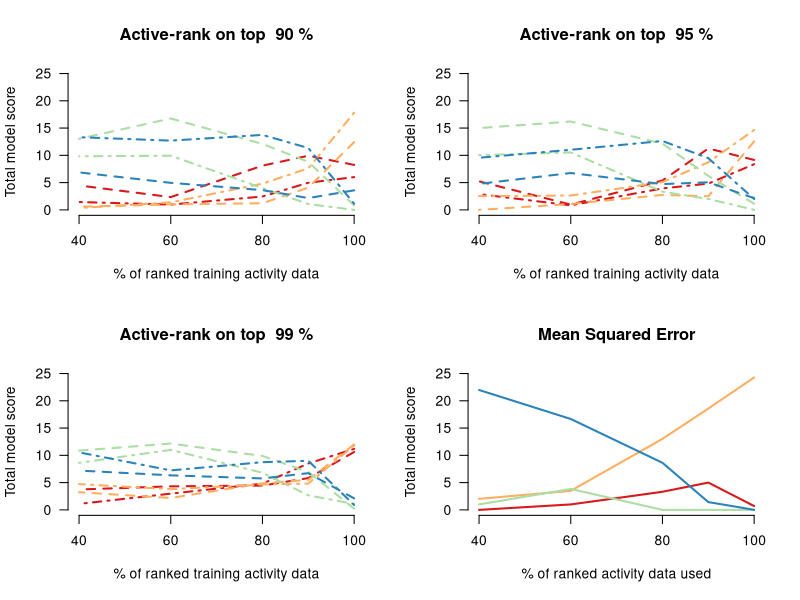

R code for this plot:
# With DL, uncomment next line
res = read.csv('models_final_dl/loss_summary.csv')
pdf('figures_dl/Overall_Results.pdf')

# No DL:
# res = read.csv('models_final/loss_summary.csv')
# pdf('figures/Overall_Results.pdf',width=(18.9/2.4))


DO_DL = TRUE

models = c('dl_l','rf','ridge','svr')
model_names=c('Deep Learning','Random Forests','Ridge Regression','Support Vector Machines')


library(RColorBrewer)
cols = brewer.pal(n = 4, name = 'Spectral')

frac_fits = as.character(c(1,0.9,0.8,0.6,0.4))
losses = c('mse','min','avg')
## Just going to plot with gamma == 0.99
gammas = as.character(c(90,95,99))
names(cols) = models
ys = array(dim = length(frac_fits))
names(ys) = frac_fits
up_ys = c(25,25,25); names(up_ys)=gammas
line_types = c(2,4)

par(mfrow=c(2,2),bty='n',las=1)
for(g in gammas){
  plot(NA,NA,xlim=c(0.4,1), ylim=c(0,up_ys[g]), main=paste('Active-rank on top ',g, '%'),
       xlab='% of ranked training activity data',ylab='Total model score',xaxt='n')
  axis(1,at=c(0.4,.6,.8,1), labels = 100*c(0.4,.6,.8,1))
  for (m in models){
    if(DO_DL | (!DO_DL & m != 'dl_l')){
      c = 1
      for(l in losses){
        if(l != 'mse'){
          for(f in frac_fits){
            ind = intersect(intersect(grep(l, res$losses), grep(g, res$losses)), grep(f, res$losses))
            ys[f] = res[ind,m]
          }
          lines(frac_fits, ys, lty=line_types[c], col=cols[m],lwd=2)
          c = c+1
        }
        
      }
    }
  }
}

l='mse'
plot(NA,NA,xlim=c(0.4,1), ylim=c(0,25), main='Mean Squared Error',
     xlab='% of ranked activity data used',ylab='Total model score',xaxt='n')
axis(1,at=c(0.4,.6,.8,1), labels = 100*c(0.4,.6,.8,1))
for (m in models){
  if(DO_DL | (!DO_DL & m != 'dl_l')){
    for(f in frac_fits){
      ind = intersect(grep(l, res$losses), grep(f, res$losses))
      ys[f] = res[ind,m]
    }
    lines((frac_fits), ys, lty=1, col=cols[m],lwd=2)
  }
}
dev.off()
#legend('topright',col=cols,legend = model_names,lwd=3,
#       cex=1,bty='n')
